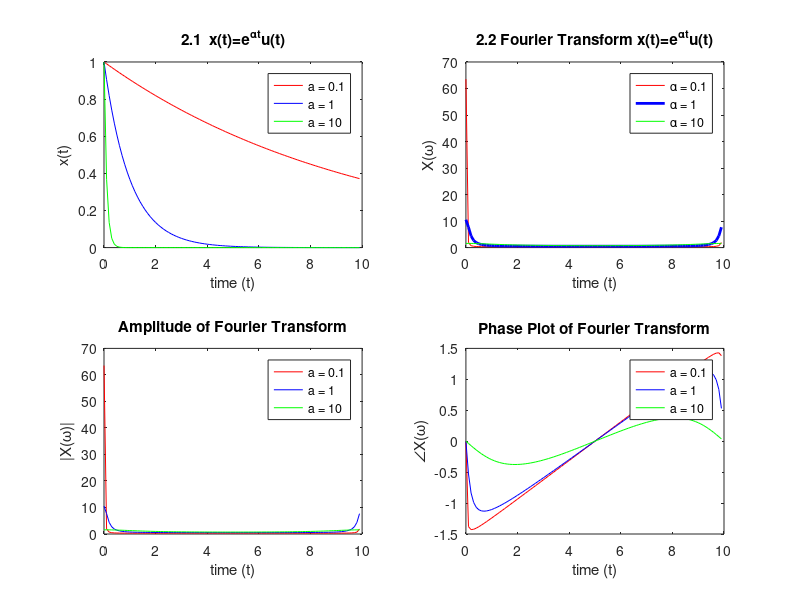

Source code (MATLAB):
% Fourier Transform
close all
clear all

% Given a function x(t), find its Fourier Transform (FT)
% Generates the function x(t) = e^((-alpha)*t)*u(t)

% Fourier Transform defined as:
% X(w) = integral((x(t)*exp((-1i)*w*t)), 0, t) 

% Case 1: alpha = 0.1
dt=0.1;
t = 0 : dt: 10-dt;

%F = @(w) R(w) .* exp(-1*a*t);
x_1 = exp((-0.1).*(t));
x_2 = exp((-(1).*(t)));
x_3 = exp((-(10).*(t)));

% Fourier Transform (FT)
% FT  is 1/(a+jw)
x_1_FT = fft(x_1)
x_2_FT = fft(x_2)
x_3_FT = fft(x_3)
% Magnitude of FT
x_mag1_FT = real(x_1_FT);
x_mag2_FT = real(x_2_FT);
x_mag3_FT = real(x_3_FT);
% Phase of FT
x_phase1_FT = angle(x_1_FT);
x_phase2_FT = angle(x_2_FT);
x_phase3_FT = angle(x_3_FT);

%Plotting
subplot(2,2,1)
plot (t, x_1, 'r'); hold on;
plot (t, x_2, 'b'); hold on;
plot (t, x_3, 'g');
title('2.1  x(t)=e^{\alphat}u(t)')
xlabel('time (t)')
ylabel('x(t)')
legend('show')
legend('a = 0.1', 'a = 1', 'a = 10')
hold off;

% Fourier Transform
subplot(2,2,2)
plot (t, x_1_FT, 'r'); hold on;
plot (t, x_2_FT, 'b-','LineWidth',2); hold on;
plot (t, x_3_FT, 'g');
title('2.2 Fourier Transform x(t)=e^{\alphat}u(t)')
xlabel('time (t)')
ylabel('X(\omega)')
legend('show')
legend('\alpha = 0.1', '\alpha = 1', '\alpha = 10')
hold off;

% Amplitude Fourier Transform
subplot(2,2,3)
plot (t, x_mag1_FT, 'r'); hold on;
plot (t, x_mag2_FT, 'b'); hold on;
plot (t, x_mag3_FT, 'g');
title('Amplitude of Fourier Transform')
xlabel('time (t)')
ylabel('|X(\omega)|')
legend('show')
legend('a = 0.1', 'a = 1', 'a = 10')
hold off;

% Phase Fourier Transform
subplot(2,2,4)
plot (t, x_phase1_FT, 'r'); hold on;
plot (t, x_phase2_FT, 'b'); hold on;
plot (t, x_phase3_FT, 'g');
title('Phase Plot of Fourier Transform')
xlabel('time (t)')
ylabel('\angleX(\omega)')
legend('show')
legend('a = 0.1', 'a = 1', 'a = 10')
hold off;